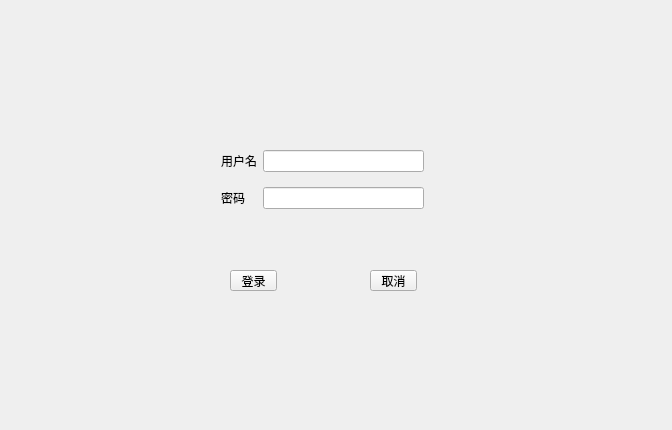
<?xml version="1.0" encoding="UTF-8"?>
<ui version="4.0">
 <class>LoginWindow</class>
 <widget class="QWidget" name="LoginWindow">
  <property name="geometry">
   <rect>
    <x>0</x>
    <y>0</y>
    <width>672</width>
    <height>430</height>
   </rect>
  </property>
  <property name="windowTitle">
   <string>LoginWindow</string>
  </property>
  <widget class="QWidget" name="layoutWidget">
   <property name="geometry">
    <rect>
     <x>210</x>
     <y>130</y>
     <width>225</width>
     <height>101</height>
    </rect>
   </property>
   <layout class="QGridLayout" name="gridLayout">
    <item row="1" column="0">
     <widget class="QLabel" name="label_2">
      <property name="text">
       <string>密码</string>
      </property>
     </widget>
    </item>
    <item row="0" column="2">
     <widget class="QLineEdit" name="lineEditUserName"/>
    </item>
    <item row="0" column="0">
     <widget class="QLabel" name="label">
      <property name="text">
       <string>用户名</string>
      </property>
     </widget>
    </item>
    <item row="1" column="2">
     <widget class="QLineEdit" name="lineEditPassword"/>
    </item>
   </layout>
  </widget>
  <widget class="QToolButton" name="toolButtonLogin">
   <property name="geometry">
    <rect>
     <x>230</x>
     <y>270</y>
     <width>47</width>
     <height>21</height>
    </rect>
   </property>
   <property name="text">
    <string>登录</string>
   </property>
  </widget>
  <widget class="QToolButton" name="toolButtonCancel">
   <property name="geometry">
    <rect>
     <x>370</x>
     <y>270</y>
     <width>47</width>
     <height>21</height>
    </rect>
   </property>
   <property name="text">
    <string>取消</string>
   </property>
  </widget>
 </widget>
 <layoutdefault spacing="6" margin="11"/>
 <resources/>
 <connections/>
</ui>
